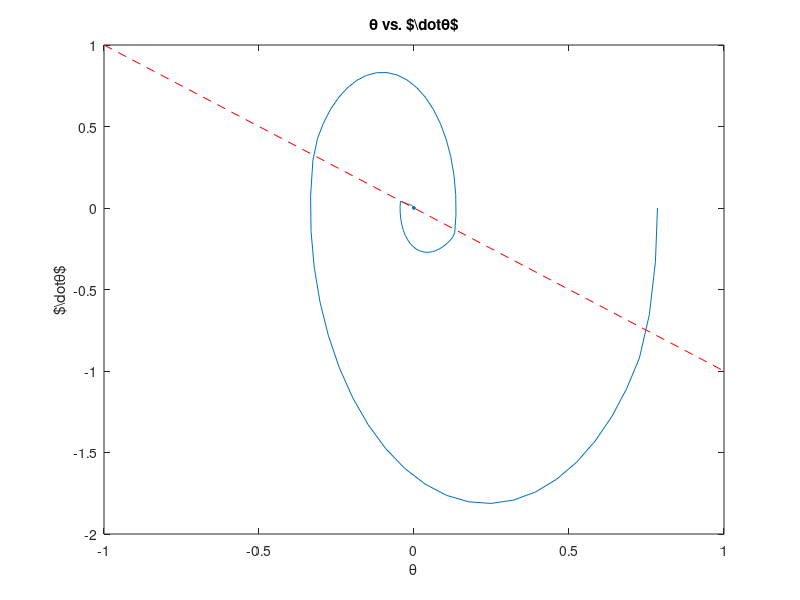
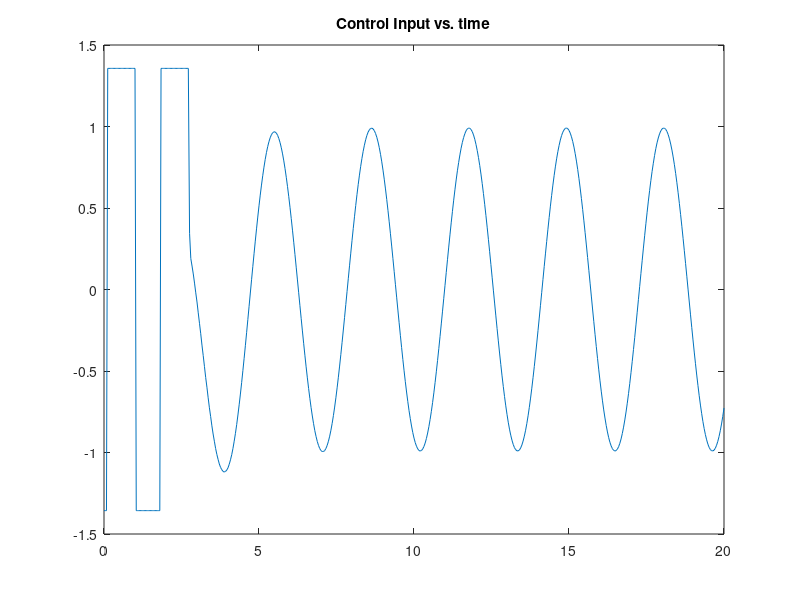
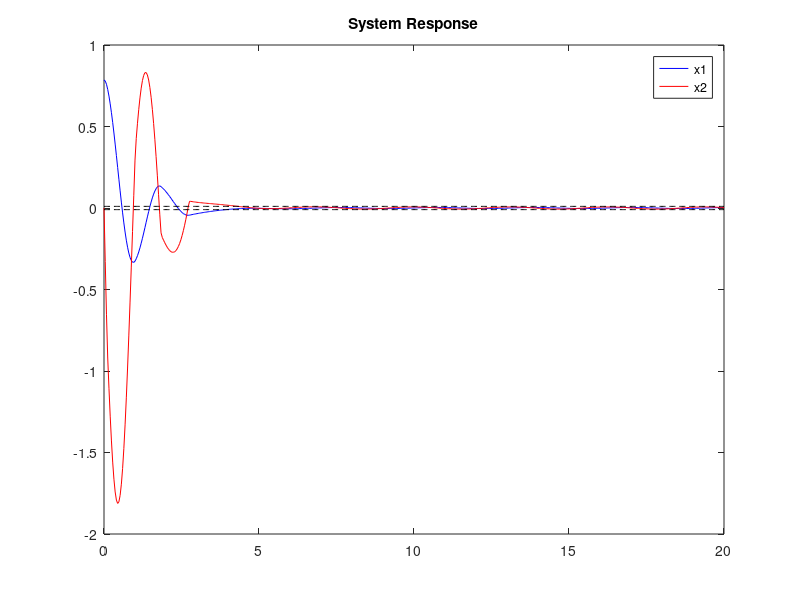

MATLAB code to generate these figures, in order:
function Schur_HW5
close all;

X0=[pi/4 0]';
N=501;
t=linspace(0,20,N);
[t X]=ode45(@eom,t,X0);

x1=X(:,1);
x2=X(:,2);
for k=1:N
    u(k)=control(t(k),X(k,:)');
end

figure;
plot(x1,x2);hold on;
plot([-1 1],[1, -1],'r--');
title('\theta vs. $\dot{\theta}$')
xlabel('\theta')
ylabel('$\dot{\theta}$')
figure
plot(t,u)
title('Control Input vs. time')
figure
plot(t, x1, 'b-', t, x2, 'r-')
hold on
plot(t, repmat(.01, size(t)), 'k--', t, repmat(-.01, size(t)), 'k--')
title('System Response')
legend('x1', 'x2')

% save('Schur_HW5');
% evalin('base','load Schur_HW5');

end

function u=control(t,X)
x1=X(1);
x2=X(2);

s=x1+x2;
dmax = 0.6783;
beta=2*dmax;

eps=0.01;
u=-(beta)*sat(s/eps);
end

function y=sat(x)

if abs(x) < 1
    y=x;
else
    y=sign(x);
end

end

function X_dot=eom(t,X)
x1=X(1);
x2=X(2);

m = 1;
k=.1;
l = 1;
g = 9.81;
h = sin(2*t);

a = g/l;
b = k/m;
c = 1/(m*l^2);
z = h/l;
u=control(t,X);

x1_dot=x2;
x2_dot=-a*sin(x1)-b*x2+c*u+z*cos(x1);

X_dot=[x1_dot; x2_dot];
end
